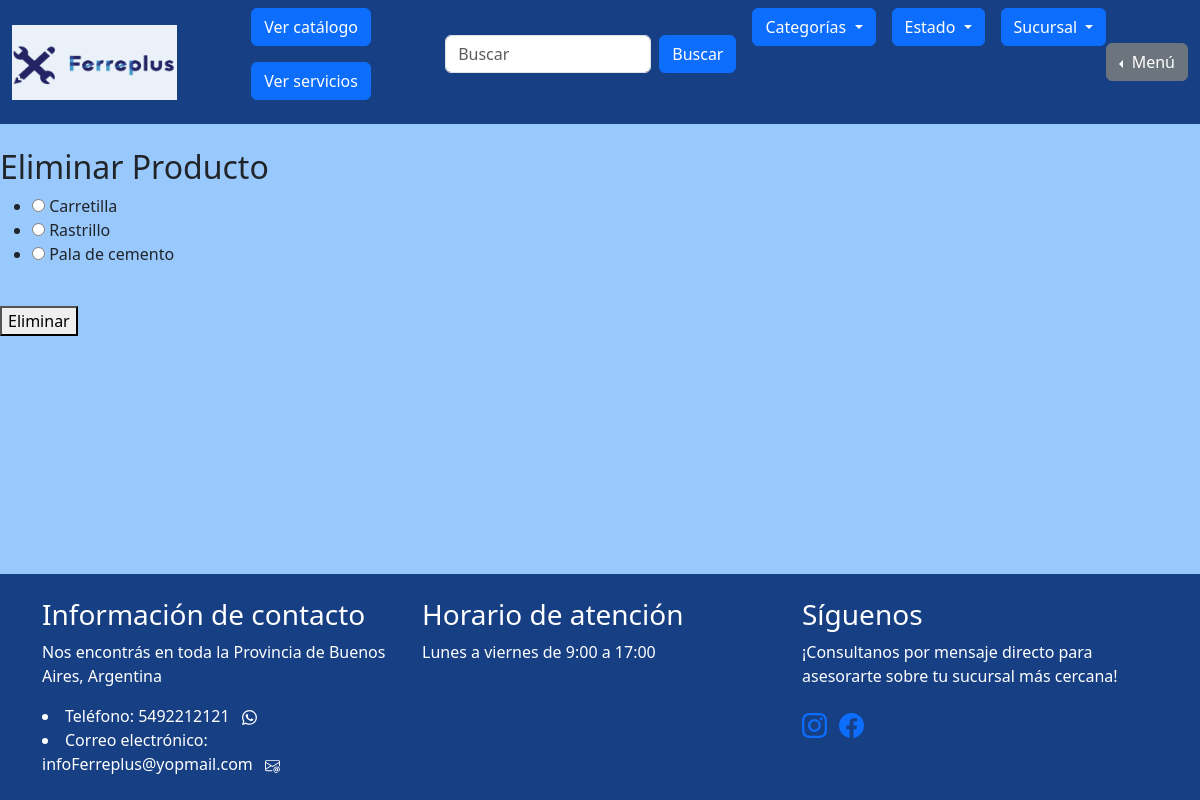
Screenshot of /mis_productos/eliminar_producto/ (signed in) with the database file from the repository.
### mis_productos/models.py (models this page shows, shortened)
class Producto(models.Model):
    id = models.AutoField(primary_key=True)
    cliente = models.ForeignKey(User, on_delete=models.CASCADE)
    nombre = models.CharField(max_length=100)
    estado = models.CharField(max_length=100)
    categoria = models.CharField(max_length=100)
    dias = models.CharField(max_length=100, default="")
    horario_inicio = models.CharField(max_length=100)
    horario_fin = models.CharField(max_length=100)
    sucursal = models.ForeignKey(Sucursal, on_delete=models.SET_NULL, null=True)
    imagen_principal = models.ImageField(upload_to='imagenes/')
    imagen_extra1 = models.ImageField(upload_to='imagenes/', blank=True, null=True)
    imagen_extra2 = models.ImageField(upload_to='imagenes/', blank=True, null=True)
    imagen_extra3 = models.ImageField(upload_to='imagenes/', blank=True, null=True)
    slug = models.SlugField(null=True, blank=True)
    visible = models.BooleanField(default=True)

### iniciar_sesion/decoradores.py (the view)
    def wrapper_func(request, *args, **kwargs):
        if request.user.is_authenticated and not request.user.is_staff and not request.user.is_superuser :
            return view_func(request, *args, **kwargs)
        else:
            return redirect("homepage")

### iniciar_sesion/decoradores.py (called while the page is built)
def soy_cliente(view_func):
    def wrapper_func(request, *args, **kwargs):
        if request.user.is_authenticated and not request.user.is_staff and not request.user.is_superuser :
            return view_func(request, *args, **kwargs)
        else:
            return redirect("homepage")
    return wrapper_func

### mis_productos/views.py (called while the page is built, shortened)
@soy_cliente
def eliminar_producto_view(request):
    productos = Producto.objects.filter(cliente=request.user)
    intercambios_aceptados_o_realizados = Intercambio.objects.filter(estado__in=['aceptado', 'realizado'])
    productos_intercambio_ids = []
    for intercambio in intercambios_aceptados_o_realizados:
        productos_intercambio_ids.append(intercambio.producto_solicitante_id)
        productos_intercambio_ids.append(intercambio.producto_receptor_id)
    productos = productos.exclude(id__in=productos_intercambio_ids)
    return render (request, "mis_productos/eliminar_producto.html",{'productos': productos})

### project/context_processors.py (called while the page is built)
def agregar_datos_a_contexto(request):
    sucursales = Sucursal.objects.all()
    estados_list = ["Nuevo - Sin uso", "Usado", "Restaurado", "Para reparar", "Para piezas", "Con defectos leves"]
    categorias_list = ["Herramientas", "Construcción", "Ferretería general", "Electricidad", "Fontanería", "Jardín"]
    return {
        'sucursales': sucursales,
        'estados_list': estados_list,
        'categorias_list': categorias_list,
    }

### mis_productos/templates/mis_productos/eliminar_producto.html (shortened to what this page needs)
{% extends "homepage/base.html" %}
        {% block content %}
        {% if productos %}
            <h2>Eliminar Producto</h2>
            <form method="POST">
                <ul>
                    {% for producto in productos %}
                    <li>
                        <input type="radio" id="producto_{{ producto.id }}" name="producto_id" value="{{ producto.id }}">
                        <label for="producto_{{ producto.id }}">{{ producto.nombre }}</label>
                    </li>
                    {% endfor %}
                </ul>
                <br>
                <button type="submit" id="deleteBtn" onclick="return confirm('¿Estás seguro de que deseas eliminar el producto seleccionado?')">Eliminar</button>
            </form>
        {% else %}
            <h1 class="display-1">No hay datos disponibles</h1>
        {% endif %}
        {% endblock %}

### homepage/templates/homepage/base.html (style rules this page uses)
body { background-color: #98C8FC; }
body { min-height: 100vh; display: flex; flex-direction: column; }

### rows the page displays
Producto: nombre "Carretilla"
Producto: nombre "Rastrillo"
Producto: nombre "Pala de cemento"
